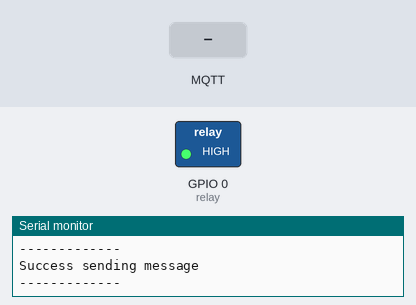
Simulated run of this sketch. Board: ESP8266 (NodeMCU). Parts: switched loads named in the sketch (green lamp = pin HIGH), the last lines printed to the serial monitor. The inputs (shaded band) are chosen by the test bench. WiFi joins after 1.5 s; servers stay silent unless stated; random numbers use the default seed unless the sketch sets one; no MQTT or app messages arrive unless stated.

Above: at 2.8 s.
2.9 s: MQTT message "5" arrives on the first subscribed topic
At 4.0 s:
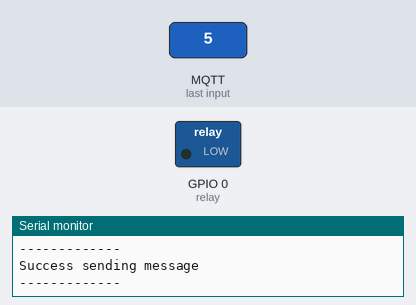
4.6 s: MQTT message "200" arrives on the first subscribed topic
At 5.3 s:
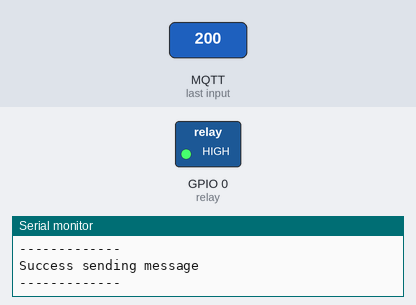
6.1 s: MQTT message "1" arrives on the first subscribed topic
At 6.6 s:
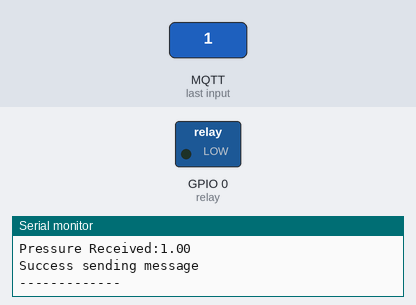
Timing chart, 0 to 9.1 s (numbered marks = the images above; inputs shaded):
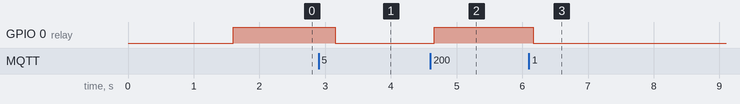

Measured:
- after the input at 2.9 s, GPIO 0 (relay): HIGH → LOW after 0.26 s
- after the input at 4.6 s, GPIO 0 (relay): LOW → HIGH after 0.06 s
- after the input at 6.1 s, GPIO 0 (relay): HIGH → LOW after 0.07 s

The sketch:

Compressor_MQTT.ino
```cpp
//Using ESP-01 as air compressor controller
//Using GPIO-0 as output

//Setup for MQTT and WiFi============================
#include <ESP8266WiFi.h>
//Library for MQTT:
#include <PubSubClient.h>

//declare topic for publish message
const char* topic_pub = "compressor1";
//declare topic for subscribe message
const char* topic_sub = "gauge1";

// Update these with values suitable for your network.
const char* ssid = "SSID";
const char* password = "PASSWORD";
const char* mqtt_server = "103.221.131.110";

//for output
int relay = 0; //relay to rurn on air compressor
float max_pressure = 90;
float min_pressure = 60;
const char* status_compressor="OFF";

WiFiClient espClient;
PubSubClient client(espClient);
//char msg[50];

void setup_wifi() {
  delay(100);
  // We start by connecting to a WiFi network
  Serial.print("Connecting to ");
  Serial.println(ssid);
  WiFi.begin(ssid, password);
  while (WiFi.status() != WL_CONNECTED)
  {
    delay(500);
    Serial.print(".");
  }
  randomSeed(micros());
  Serial.println("");
  Serial.println("WiFi connected");
  Serial.println("IP address: ");
  Serial.println(WiFi.localIP());
}

void callback(char* topic, byte* payload, unsigned int length)
{
  //Receiving message as subscriber
  Serial.print("Message arrived in topic: ");
  Serial.println(topic);
  String msg_received;
  Serial.print("Pressure Received:");
  for (int i = 0; i < length; i++) {
    msg_received += ((char)payload[i]);
    //Serial.print((char)payload[i]);
  }
  float pressure = msg_received.toFloat();
  Serial.println(pressure);
  //If pressure over than max standard, turn off relay
  if (pressure > max_pressure)
  {
    digitalWrite(relay, HIGH);
    status_compressor = "OFF";
  }
  //If pressure less than max standard
  if (pressure < max_pressure)
  {
    //if pressure less than min pressure, turn on relay
    if (pressure < min_pressure)
    {
      digitalWrite(relay, LOW);
      status_compressor = "ON";
    }
  }
}

void reconnect() {
  // Loop until we're reconnected
  while (!client.connected())
  {
    Serial.print("Attempting MQTT connection...");
    // Create a random client ID
    String clientId = "ESP8266Client-";
    clientId += String(random(0xffff), HEX);
    // Attempt to connect
    //if you MQTT broker has clientID,username and password
    //please change following line to    if (client.connect(clientId,userName,passWord))
    if (client.connect(clientId.c_str()))
    {
      Serial.println("connected");
      //once connected to MQTT broker, subscribe command if any
      client.subscribe(topic_sub);
    } else {
      Serial.print("failed, rc=");
      Serial.print(client.state());
      Serial.println(" try again in 5 seconds");
      // Wait 5 seconds before retrying
      delay(5000);
    }
  }
}

void setup() {
  Serial.begin(115200);
  setup_wifi();
  client.setServer(mqtt_server, 1883);
  client.setCallback(callback);
  //subscribe topic
  client.subscribe(topic_sub);
  //setup pin output
  pinMode(relay, OUTPUT);

  //Reset relay
  digitalWrite(relay, HIGH);
}

void loop() {
  delay(500);
  if (!client.connected()) {
    reconnect();
  }
  client.loop();

  if (client.publish(topic_pub, status_compressor) == true) {
    Serial.println("Success sending message");
  } else {
    Serial.println("Error sending message");
  }
  Serial.println("-------------");
}
```
